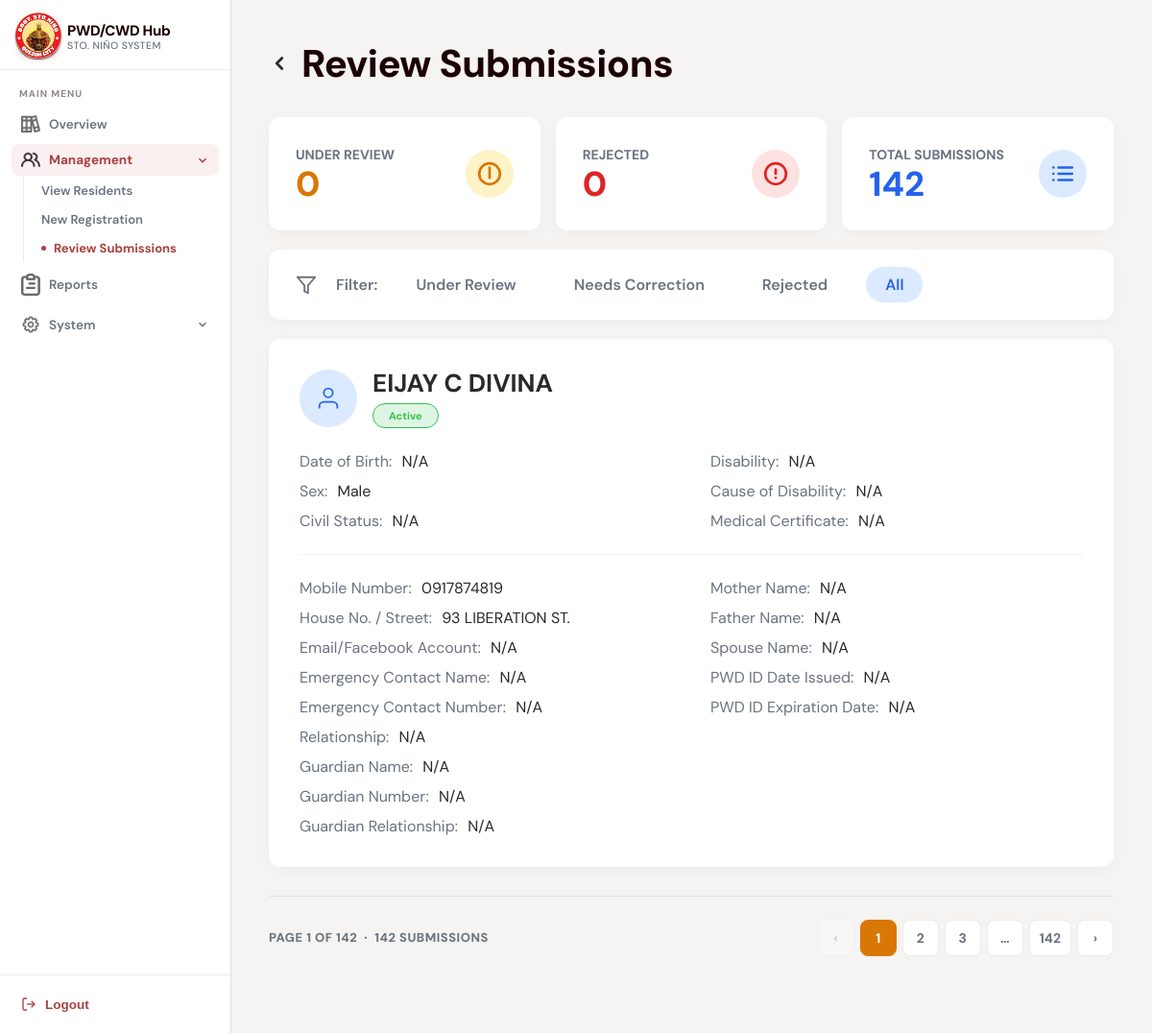
Page /review.php?filter=All (signed in) on the committed database.
### tables this page shows
CREATE TABLE `residents` (
  `ID` int(11) NOT NULL AUTO_INCREMENT,
  `first_name` varchar(255) NOT NULL,
  `middle_name` varchar(255) DEFAULT NULL,
  `last_name` varchar(255) NOT NULL,
  `civil_status` enum('Single','Married','Widowed','Separated') DEFAULT NULL,
  `birthdate` date DEFAULT NULL,
  `birthplace` varchar(255) DEFAULT NULL,
  `sex` enum('male','female') DEFAULT NULL,
  `address` varchar(255) DEFAULT NULL,
  `resident_type` enum('PWD','CWD') NOT NULL,
  `control_num` varchar(255) DEFAULT NULL,
  `pwdid_num` varchar(255) DEFAULT NULL,
  `idissue_date` date DEFAULT NULL,
  `idexpiration_date` date DEFAULT NULL,
  `profile` varchar(255) DEFAULT NULL,
  `application_status` enum('needs correction','under review','approved','rejected') NOT NULL DEFAULT 'under review',
  `record_status` enum('active','expired','archived') NOT NULL DEFAULT 'active',
  `med_cert` varchar(255) DEFAULT NULL,
  `correction_remarks` text DEFAULT NULL,
  PRIMARY KEY (`ID`)
);

### func/getReviewData.php (called while the page is built, shortened)
<?php
require_once("func/db.php");
$filter =
    $_GET['filter']
    ?? 'Under Review';
$limit = 1;
$page =
    isset($_GET['page']) &&
    is_numeric($_GET['page'])
    ? (int)$_GET['page']
    : 1;
$offset =
    ($page - 1) * $limit;
$where = [];
$where[] =
    "record_status != 'archived'";
$where_sql =
    "WHERE " .
    implode(" AND ", $where);
$count_sql = "
SELECT COUNT(*) as total
FROM residents
$where_sql
";
$count_res =
    mysqli_query($conn, $count_sql);
$total_records =
    mysqli_fetch_assoc($count_res)['total']
    ?? 0;
$total_pages =
    $total_records > 0
    ? ceil($total_records / $limit)
    : 0;
$data_sql = "
SELECT
    residents.*,
    resident_contacts.contact_num,
    resident_contacts.socials,
    resident_emergency_contacts.name AS emergency_name,
    resident_emergency_contacts.contact_num AS emergency_number,
    resident_emergency_contacts.relationship AS emergency_relation,
    GROUP_CONCAT(
        DISTINCT resident_disabilities.disability_type
        SEPARATOR ', '
    ) AS disability_type,
    MAX(resident_disabilities.notes) AS disability_remarks,
    MAX(CASE
        WHEN resident_family_members.relationship = 'Father'
        THEN resident_family_members.name
    END) AS father_name,
    MAX(CASE
        WHEN resident_family_members.relationship = 'Mother'
        THEN resident_family_members.name
    END) AS mother_name,
    MAX(CASE
        WHEN resident_family_members.relationship = 'Spouse'
        THEN resident_family_members.name
    END) AS spouse_name,
    MAX(CASE
    WHEN LOWER(TRIM(resident_family_members.relationship))
    NOT IN ('father', 'mother', 'spouse')
    THEN resident_family_members.name
END) AS guardian_name,
MAX(CASE
    WHEN LOWER(TRIM(resident_family_members.relationship))
    NOT IN ('father', 'mother', 'spouse')
    THEN resident_family_members.relationship
END) AS guardian_rel,
MAX(CASE
    WHEN LOWER(TRIM(resident_family_members.relationship))
    NOT IN ('father', 'mother', 'spouse')
    THEN resident_family_members.contact_num
END) AS guardian_number
FROM residents
LEFT JOIN resident_contacts
ON residents.ID = resident_contacts.resident_id
LEFT JOIN resident_emergency_contacts
ON residents.ID = resident_emergency_contacts.resident_id
LEFT JOIN resident_disabilities
ON residents.ID = resident_disabilities.resident_id
LEFT JOIN resident_family_members
ON residents.ID = resident_family_members.resident_id
$where_sql
GROUP BY residents.ID
ORDER BY residents.ID DESC
LIMIT $limit OFFSET $offset
";
$submissions = mysqli_query($conn, $data_sql);
$res_under_review =
    mysqli_query(
        $conn,
        "
        SELECT COUNT(*) as total
        FROM residents
        WHERE application_status IN (
            'under review',
            'needs correction'
        )
        AND record_status != 'archived'
        "
    );
$under_review_count =
    mysqli_fetch_assoc(
        $res_under_review
    )['total'] ?? 0;
$res_rejected =
    mysqli_query(
        $conn,
        "
        SELECT COUNT(*) as total
        FROM residents
        WHERE application_status = 'rejected'
        AND record_status != 'archived'
        "
    );
$rejected_count =
    mysqli_fetch_assoc(
        $res_rejected
    )['total'] ?? 0;
$res_total =
    mysqli_query(
        $conn,
        "
        SELECT COUNT(*) as total
        FROM residents
        WHERE record_status != 'archived'
        "
    );
$total_count =
    mysqli_fetch_assoc(
        $res_total
    )['total'] ?? 0;
?>

### review.php (the view, shortened to what this page needs)
<?php
require_once("func/getReviewData.php"); ?>
<!DOCTYPE html>
<html lang="en">
<head>
<link rel="stylesheet" href="css/review.css" />
</head>
<body>
<aside class="sidebar">
  <div class="sidebar-brand">
    <div class="brand-icon">
      <img src="assets/barangay-logo.png" width="50" alt="Logo">
    </div>
    <div class="brand-text">
      <span class="brand-name">PWD/CWD Hub</span>
      <span class="brand-sub">Sto. Niño System</span>
    </div>
  </div>
  <nav class="sidebar-nav">
    <div class="nav-section-label">Main Menu</div>
    <div class="nav-group">
      <a class="nav-item" href="dashboard.php">
        <img src="assets/overviewicon.png" width="20" alt="Overview">
        Overview
      </a>
    </div>
    <div class="nav-group">
      <a class="nav-item active open" href="#" onclick="toggleMenu(event,'mgmt-sub')">
        <img src="assets/users.png" width="20" alt="Management">
        Management
        <svg class="chevron" viewBox="0 0 24 24"><polyline points="6 15 12 9 18 15"/></svg>
      </a>
      <div class="nav-sub open" id="mgmt-sub">
        <a class="nav-sub-item" href="resident.php">View Residents</a>
        <a class="nav-sub-item" href="registration.php">New Registration</a>
        <a class="nav-sub-item active" href="review.php">Review Submissions</a>
      </div>
    </div>
    <div class="nav-group">
      <a class="nav-item" href="reports.php">
        <img src="assets/reporticon.png" width="20" alt="Reports">
        Reports
      </a>
    </div>
    <?php
    $isAdmin = ($_SESSION["role"] ?? "") === "admin";
    if ($isAdmin): ?>
<div class="nav-group">
  <a class="nav-item open" href="#" onclick="toggleMenu(event,'system-sub')">
    <img src="assets/settingicon.png" width="20">
    System
    <svg class="chevron" viewBox="0 0 24 24"><polyline points="6 15 12 9 18 15"/></svg>
  </a>
</div>
<?php endif; ?>
  </nav>
  <div class="sidebar-footer">
    <button class="logout-btn" onclick="logout()">
      <svg viewBox="0 0 24 24"><path d="M9 21H5a2 2 0 0 1-2-2V5a2 2 0 0 1 2-2h4"/><polyline points="16 17 21 12 16 7"/><line x1="21" y1="12" x2="9" y2="12"/></svg>
      Logout
    </button>
  </div>
</aside>
<main class="main-content">
  <div class="container">
    <div class="page-header">
      <button class="back-btn" onclick="history.back()">
        <svg viewBox="0 0 24 24" fill="none" stroke="currentColor" stroke-width="3" stroke-linecap="round" stroke-linejoin="round"><polyline points="15 18 9 12 15 6"></polyline></svg>
      </button>
      <h1 class="page-title">Review Submissions</h1>
    </div>
    <div class="stats-row">
      <div class="stat-card">
        <div class="stat-info">
          <div class="stat-label">UNDER REVIEW</div>
          <div class="stat-val text-orange"><?php echo $under_review_count; ?></div>
        </div>
        <div class="stat-icon bg-orange-light text-orange">
          <svg viewBox="0 0 24 24" fill="none" stroke="currentColor" stroke-width="2.5" stroke-linecap="round" stroke-linejoin="round"><circle cx="12" cy="12" r="10"></circle><polyline points="12 6 12 16 14"></polyline></svg>
        </div>
      </div>
      <div class="stat-card">
        <div class="stat-info">
          <div class="stat-label">REJECTED</div>
          <div class="stat-val text-red"><?php echo $rejected_count; ?></div>
        </div>
        <div class="stat-icon bg-red-light text-red">
          <svg viewBox="0 0 24 24" fill="none" stroke="currentColor" stroke-width="2.5" stroke-linecap="round" stroke-linejoin="round"><circle cx="12" cy="12" r="10"></circle><line x1="12" y1="8" x2="12" y2="12"></line><line x1="12" y1="16" x2="12.01" y2="16"></line></svg>
        </div>
      </div>
      <div class="stat-card">
        <div class="stat-info">
          <div class="stat-label">TOTAL SUBMISSIONS</div>
          <div class="stat-val text-blue"><?php echo $total_count; ?></div>
        </div>
        <div class="stat-icon bg-blue-light text-blue">
        </div>
      </div>
    </div>
    <div class="filter-bar">
      <svg class="filter-icon" viewBox="0 0 24 24" fill="none" stroke="currentColor" stroke-width="2" stroke-linecap="round" stroke-linejoin="round">
        <polygon points="22 3 2 3 10 12.46 10 19 14 21 14 12.46 22 3"></polygon>
      </svg>
      <span class="filter-label">Filter:</span>
      <button class="filter-btn-review <?= (strtolower($filter) === 'under review') ? 'active' : '' ?>" onclick="window.location.href='review.php?filter=Under%20Review'">Under Review</button>
      <button class="filter-btn-correction <?= (strtolower($filter) === 'needs correction') ? 'active' : '' ?>" onclick="window.location.href='review.php?filter=Needs%20Correction'">Needs Correction</button>
      <button class="rejectedfilter-btn <?= (strtolower($filter) === 'rejected') ? 'active' : '' ?>" onclick="window.location.href='review.php?filter=Rejected'">Rejected</button>
      <button class="allfilter-btn <?= (strtolower($filter) === 'all') ? 'active' : '' ?>" onclick="window.location.href='review.php?filter=All'">All</button>
    </div>
    <?php
if (mysqli_num_rows($submissions) > 0):
    while ($resident = mysqli_fetch_assoc($submissions)):
        $full_name = htmlspecialchars(
            trim(
                ($resident['first_name'] ?? '') . ' ' .
                ($resident['middle_name'] ?? '') . ' ' .
                ($resident['last_name'] ?? '')
            )
        );
        if (($resident['record_status'] ?? '') === 'expired') {
            $status = 'Expired';
        } elseif (($resident['application_status'] ?? '') === 'needs correction') {
            $status = 'Needs Correction';
        } elseif (($resident['application_status'] ?? '') === 'rejected') {
            $status = 'Rejected';
        } elseif (($resident['application_status'] ?? '') === 'approved') {
            $status = 'Active';
        } else {
            $status = 'Under Review';
        }
        $status = htmlspecialchars($status);
        $status_cls =
            "badge-" .
            str_replace(
                ' ',
                '-',
                strtolower($status)
            );
        $dob_formatted = 'N/A';
?>
    <div class="submission-card">
      <div class="sub-header">
        <div class="sub-user">
          <div class="sub-avatar">
            <svg viewBox="0 0 24 24" fill="none" stroke="currentColor" stroke-width="2"><path d="M20 21v-2a4 4 0 0 0-4-4H8a4 4 0 0 0-4 4v2"></path><circle cx="12" cy="7" r="4"></circle></svg>
          </div>
          <div class="sub-meta">
            <h2 class="sub-name"><?php echo $full_name; ?></h2>
            <div class="sub-status-row">
              <span class="badge <?php echo $status_cls; ?>"><?php echo $status; ?></span>
            </div>
          </div>
        </div>
      </div>
      <div class="sub-details">
        <div class="detail-row">
          <div class="detail-col">
            <div class="detail-item"><span>Date of Birth:</span> <?php echo htmlspecialchars($dob_formatted); ?></div>
            <div class="detail-item"><span>Sex:</span> <?php echo htmlspecialchars(ucfirst($resident['sex'] ?: 'N/A')); ?></div>
            <div class="detail-item"><span>Civil Status:</span> <?php echo htmlspecialchars($resident['civil_status'] ?: 'N/A'); ?></div>
          </div>
          <div class="detail-col">
            <div class="detail-item"><span>Disability:</span> <?php echo htmlspecialchars($resident['disability_type'] ?: 'N/A'); ?></div>
            <div class="detail-item"><span>Cause of Disability:</span> <?php echo htmlspecialchars($resident['disability_remarks'] ?: 'N/A'); ?></div>
            <div class="detail-item">
  <span>Medical Certificate:</span>
  <?php if (!empty($resident['med_cert'])): ?>
    <a href="<?= htmlspecialchars($resident['med_cert']) ?>" target="_blank" class="link">View</a>
  <?php else: ?>
    N/A
  <?php endif; ?>
</div>
          </div>
        </div>
        <hr class="divider">
        <div class="detail-row">
          <div class="detail-col">
            <div class="detail-item"><span>Mobile Number:</span> <?php echo htmlspecialchars($resident['contact_num'] ?: 'N/A'); ?></div>
            <div class="detail-item"><span>House No. / Street:</span> <?php echo htmlspecialchars($resident['address'] ?: 'N/A'); ?></div>
            <div class="detail-item"><span>Email/Facebook Account: </span> <?php echo htmlspecialchars($resident['socials'] ?: 'N/A'); ?></div>
            <div class="detail-item"><span>Emergency Contact Name:</span> <?php echo htmlspecialchars($resident['emergency_name'] ?: 'N/A'); ?></div>
            <div class="detail-item"><span>Emergency Contact Number:</span> <?php echo htmlspecialchars($resident['emergency_number'] ?: 'N/A'); ?></div>
            <div class="detail-item"><span>Relationship:</span> <?php echo htmlspecialchars($resident['emergency_relation'] ?: 'N/A'); ?></div>
            <div class="detail-item"><span>Guardian Name:</span> <?php echo htmlspecialchars($resident['guardian_name'] ?: 'N/A'); ?></div>
            <div class="detail-item"><span>Guardian Number:</span> <?php echo htmlspecialchars($resident['guardian_number'] ?: 'N/A'); ?></div>
            <div class="detail-item"><span>Guardian Relationship:</span> <?php echo htmlspecialchars($resident['guardian_rel'] ?: 'N/A'); ?></div>
          </div>
          <div class="detail-col">
            <div class="detail-item"><span>Mother Name:</span> <?php echo htmlspecialchars($resident['mother_name'] ?: 'N/A'); ?></div>
            <div class="detail-item"><span>Father Name:</span> <?php echo htmlspecialchars($resident['father_name'] ?: 'N/A'); ?></div>
            <div class="detail-item"><span>Spouse Name:</span> <?php echo htmlspecialchars($resident['spouse_name'] ?: 'N/A'); ?></div>
            <div class="detail-item"><span>PWD ID Date Issued:</span> <?php echo htmlspecialchars($resident['idissue_date'] ?: 'N/A'); ?></div>
            <div class="detail-item"><span>PWD ID Expiration Date:</span> <?php echo htmlspecialchars($resident['idexpiration_date'] ?: 'N/A'); ?></div>
          </div>
        </div>
      </div>
    </div>
    <?php
        endwhile;
    else:
    ?>
      <p style="text-align: center; color: var(--text-muted); padding: 40px 0;">No submissions found for this category.</p>
    <?php endif; ?>
    <?php if ($total_pages > 0): ?>
    <div class="pagination">
      <span class="pagination-info">
        Page <?= $page ?> of <?= $total_pages ?> &nbsp;·&nbsp; <?= $total_records ?> submission<?= $total_records !== 1 ? "s" : "" ?>
      </span>
      <div class="pagination-btns">
        <a href="?filter=<?= $filter ?>&page=<?= $page - 1 ?>" class="page-btn <?= $page <= 1 ? 'disabled' : '' ?>">‹</a>
        <?php
          $start = max(1, $page - 2);
          $end   = min($total_pages, $page + 2);
          if ($start > 1): ?>
        <?php endif;
          for ($i = $start; $i <= $end; $i++): ?>
            <a href="?filter=<?= $filter ?>&page=<?= $i ?>" class="page-btn <?= $i === $page ? 'active' : '' ?>"><?= $i ?></a>
        <?php endfor;
          if ($end < $total_pages): ?>
            <?php if ($end < $total_pages - 1): ?><span class="page-btn" style="pointer-events:none;">…</span><?php endif; ?>
            <a href="?filter=<?= $filter ?>&page=<?= $total_pages ?>" class="page-btn"><?= $total_pages ?></a>
        <?php endif; ?>
        <a href="?filter=<?= $filter ?>&page=<?= $page + 1 ?>" class="page-btn <?= $page >= $total_pages ? 'disabled' : '' ?>">›</a>
      </div>
    </div>
    <?php endif; ?>
  </div>
</main>
</body>
</html>

### rows in the picture
residents: full_name "EIJAY C DIVINA", status "Active", dob_formatted "N/A", sex "Male", civil_status "N/A", disability_type "N/A", disability_remarks "N/A", contact_num "0917874819", address "93 LIBERATION ST.", socials "N/A", emergency_name "N/A", emergency_number "N/A", emergency_relation "N/A", guardian_name "N/A", guardian_number "N/A", guardian_rel "N/A", mother_name "N/A", father_name "N/A", spouse_name "N/A", idissue_date "N/A", idexpiration_date "N/A"

### other values in the picture
$under_review_count "0"
$rejected_count "0"
$total_count "142"
$page "1"
$total_pages "142"
$total_records "142"
